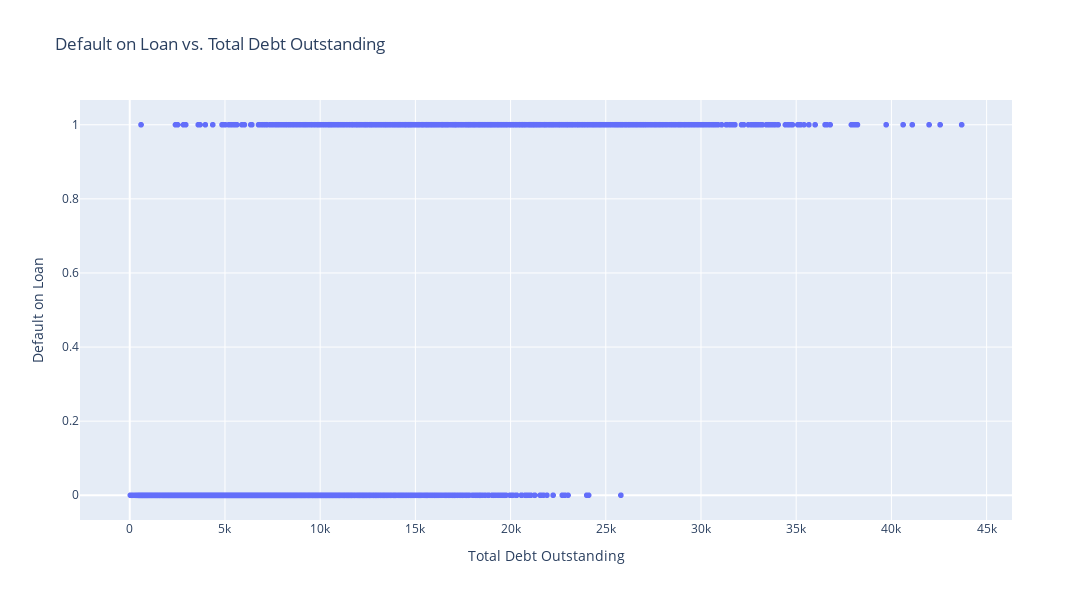

Write notebook code for a chart like this one.
### Code cell
import plotly.graph_objects as go
import plotly.express as px
fig = px.scatter(df, 
               x='total_debt_outstanding', 
               y='default',
               title='Default on Loan vs. Total Debt Outstanding',
               )

fig.update_layout(
    xaxis_title='Total Debt Outstanding',
    yaxis_title='Default on Loan',
    width=1200,
    height=600
)


fig.update_traces(
    hovertemplate='<b>Total Debt Outstanding:</b> %{x:.2f}<br>' +
                  '<extra></extra>'
)

fig.show()

### Figure 1 — Plotly figure (JSON) as saved in the notebook; plotly's stock layout.template omitted (floating-point values rounded to 4 significant figures; data arrays with more than 128 entries replaced by an {"elided": "..."} marker saying what was removed)
{"data": [{"hovertemplate": "<b>Total Debt Outstanding:</b> %{x:.2f}<br><extra></extra>", "legendgroup": "", "marker": {"color": "#636efa", "symbol": "circle"}, "mode": "markers", "name": "", "showlegend": false, "type": "scattergl", "x": {"elided": "10000 float values"}, "xaxis": "x", "y": {"elided": "10000 int values"}, "yaxis": "y"}], "layout": {"height": 600, "legend": {"tracegroupgap": 0}, "title": {"text": "Default on Loan vs. Total Debt Outstanding"}, "width": 1200, "xaxis": {"anchor": "y", "domain": [0, 1], "title": {"text": "Total Debt Outstanding"}}, "yaxis": {"anchor": "x", "domain": [0, 1], "title": {"text": "Default on Loan"}}}}
